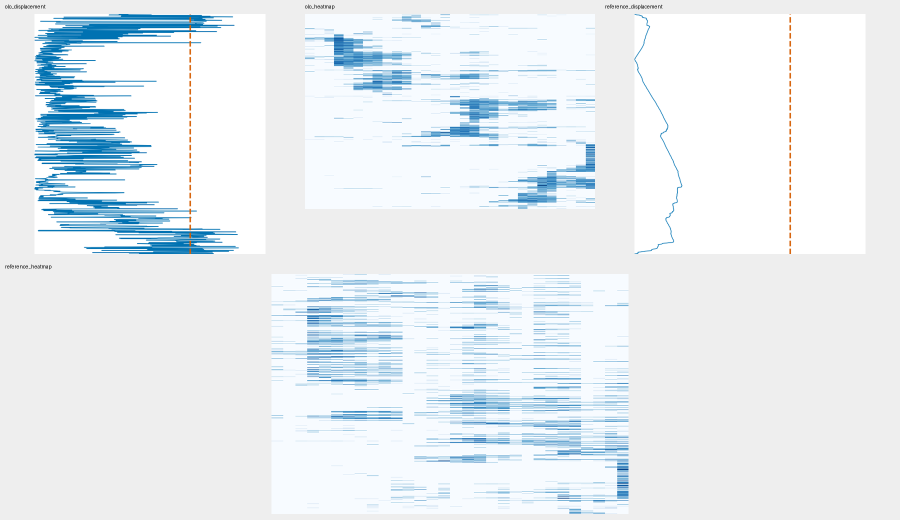
#> input picture results/legacy_publication/pacificvis2027/figures/panels/overview_supp_dendrogram.png, 1800 x 1040 px, given in place of top_stmtm.png, which was not available (shown at 1/2 size)
$ python preview_panels.py
#> lines starting #> are read from the running program, lines starting #| are printed output that depends on the picture; pictures that were not available may be replaced by others from this repository, and a replacement may not be noted
#> `sheet = Image.new('RGB', (1800, 1180), '#eeeeee')`: sheet: PIL image 1800x1180 RGB; every value is 238
"""Build visual inventories of independently generated subplot PNG files."""
from pathlib import Path
from PIL import Image, ImageDraw

ROOT = Path(__file__).resolve().parents[1]
FOLDER = ROOT / 'results/legacy_publication/pacificvis2027/figures/panels'


def row(sheet, names, group, top, height):
#> called with group = 'fig1', top = 0, height = 260
    width = sheet.width // len(names)
#> width = 450
    draw = ImageDraw.Draw(sheet)
    for index, name in enumerate(names):
        source = FOLDER / group / (name + '.png')
        im = Image.open(source).convert('RGB')
#> im is the input picture: PIL image 1800x1040 RGB; mean R, G, B 231.8, 238.4, 242.7
        im.thumbnail((width - 20, height - 40))
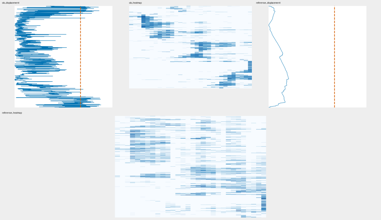
#> im: PIL image 381x220 RGB; mean R, G, B 231.8, 238.4, 242.7
        x = index * width + (width - im.width) // 2
#> x = 34
        sheet.paste(im, (x, top + 28))
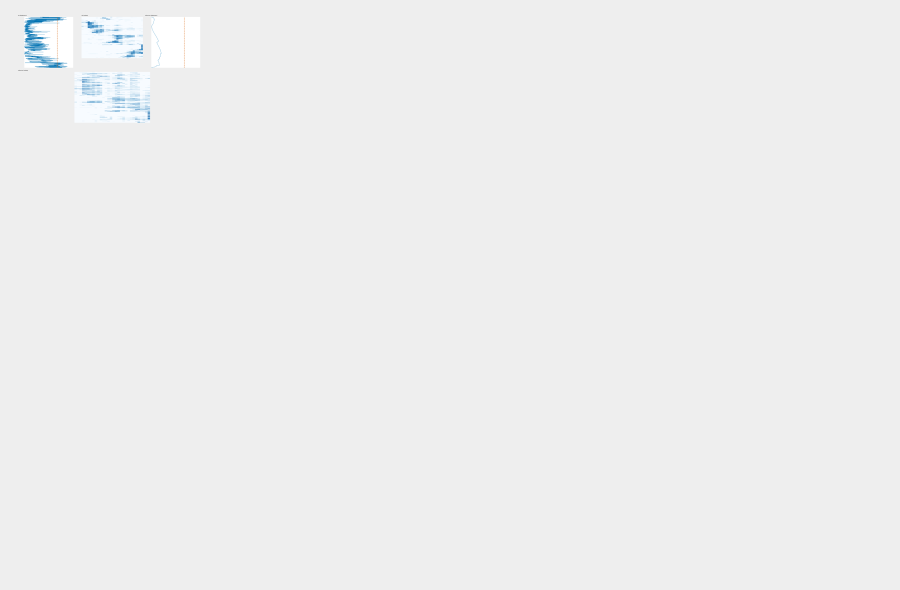
#> sheet: PIL image 1800x1180 RGB (shown at 1/2 size); mean R, G, B 237.8, 238, 238.2
        draw.text((index * width + 10, top + 7), name, fill='black')
#> pass 2 of the loop in row, `for index, name in enumerate(names):`:
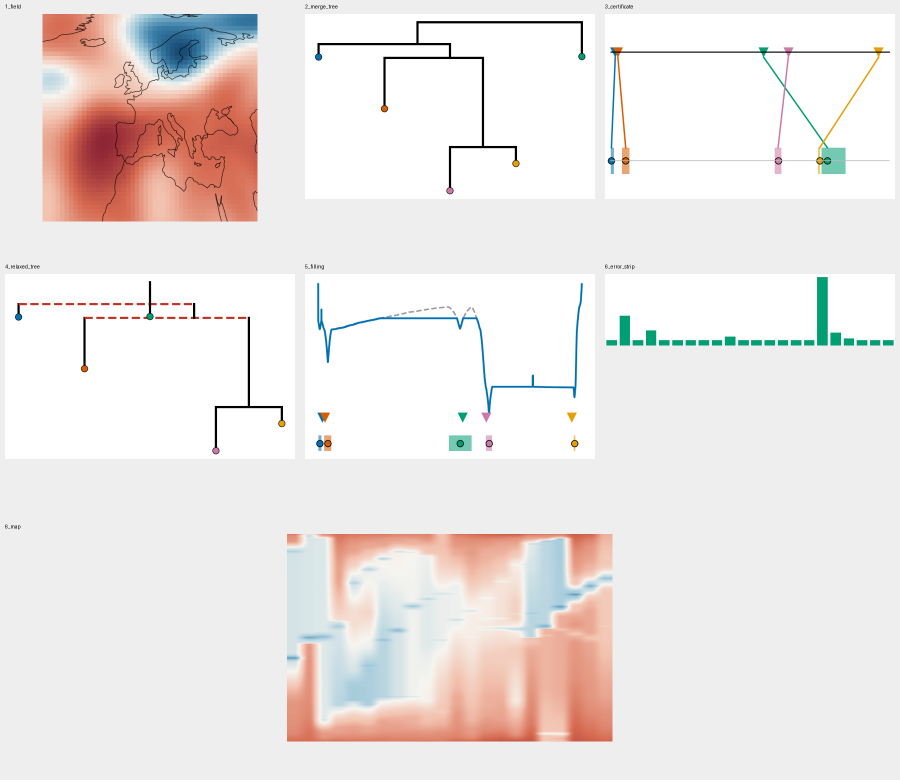
#> input picture results/legacy_publication/pacificvis2027/figures/panels/overview_supp_pipeline.png, 1800 x 1560 px, given in place of top_tree_kept.png, which was not available (shown at 1/2 size)
#> in row, im is the input picture: PIL image 1800x1560 RGB; mean R, G, B 237.3, 231.5, 229.6
#> in row, `im.thumbnail((width - 20, height - 40))`:
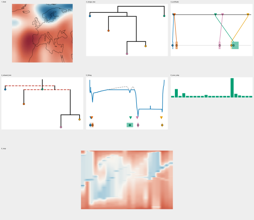
#> im: PIL image 254x220 RGB; mean R, G, B 237.1, 231.3, 229.5
#> in row, `sheet.paste(im, (x, top + 28))`:
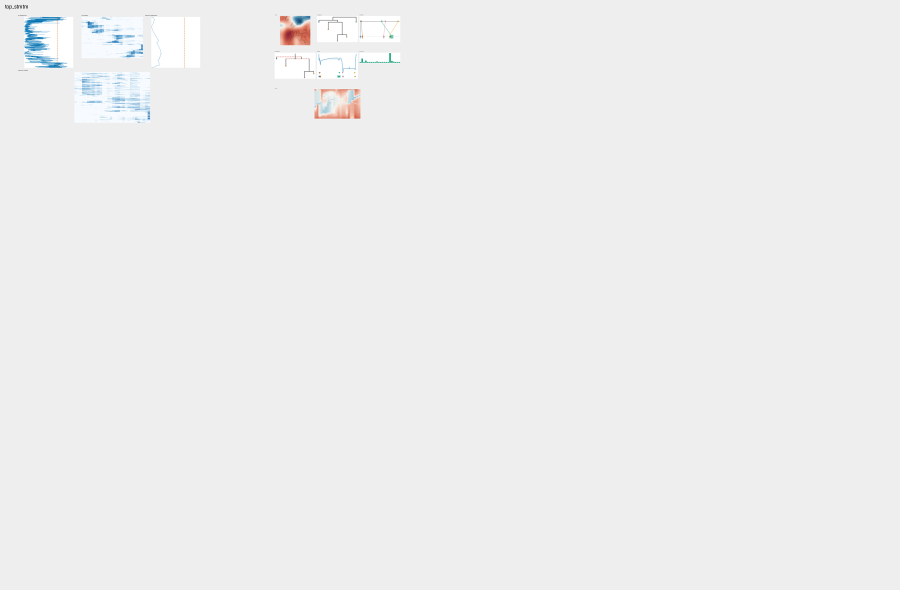
#> sheet: PIL image 1800x1180 RGB (shown at 1/2 size); mean R, G, B 237.7, 237.8, 238


sheet = Image.new('RGB', (1800, 1180), '#eeeeee')
#> (the run stopped early here; a loop or call above may not have finished)
